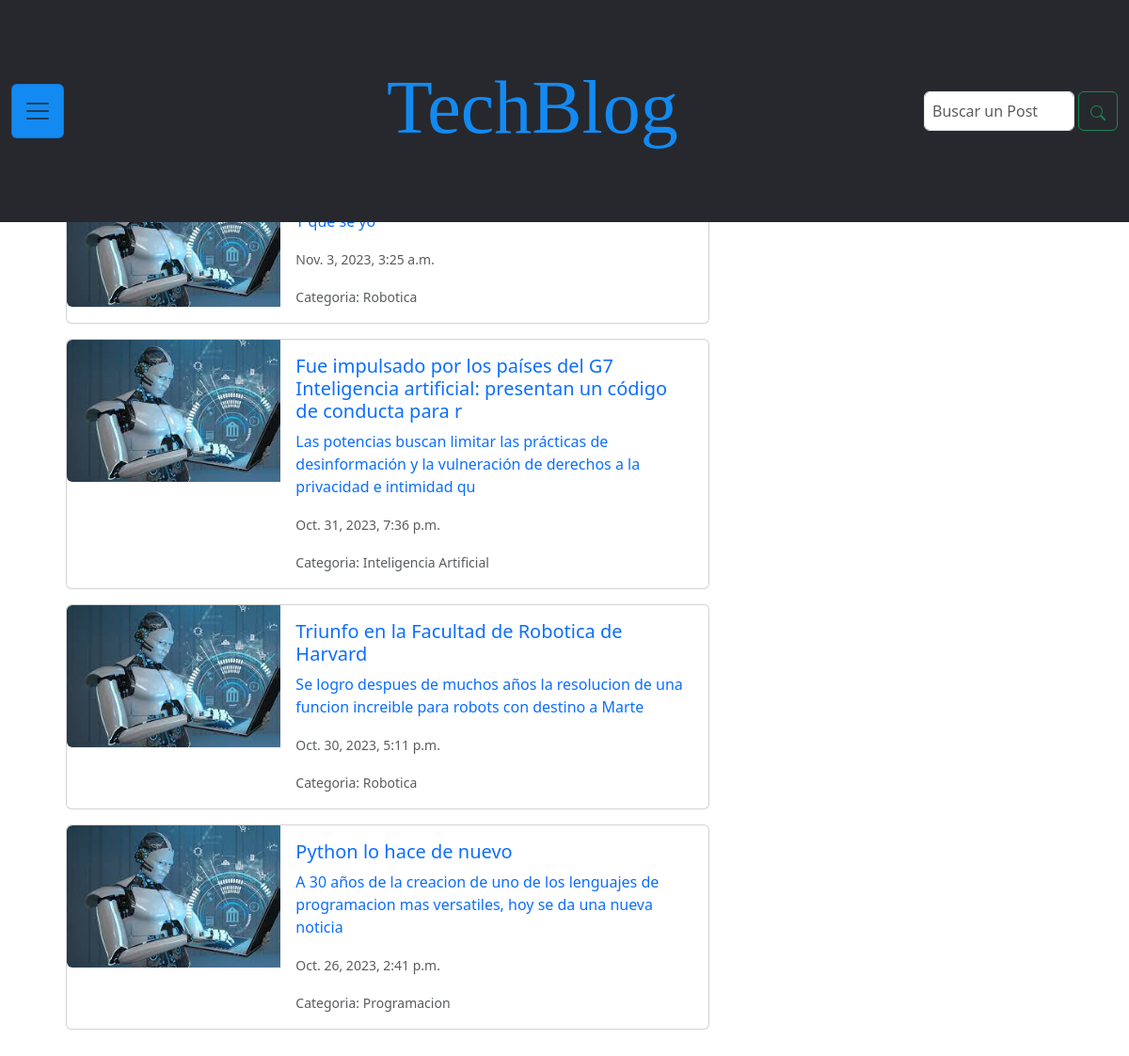
The page /inicio_blog/ on the database its author committed.
### inicio_blog/models.py (models this page shows, shortened)
class Posteos(models.Model):
    titulo_posteo = models.CharField(max_length=100)
    descripcion_posteo = models.CharField(max_length=120)
    redaccion_posteo = models.TextField()
    autor_posteo = models.ForeignKey(User, on_delete=models.CASCADE)
    fecha_posteo = models.DateTimeField(auto_now_add=True)
    CATEGORIAS = [
        ('Programacion', 'Programación'),
        ('Robotica', 'Robótica'),
        ('Inteligencia Artificial', 'Inteligencia Artificial'),
    ]
    categoria_posteo = models.CharField(
        max_length=25,
        choices=CATEGORIAS,
        default='Programacion',
    )

### inicio_blog/views.py (the view)
# urls.py: path('inicio_blog/', views.inicio_blog, name='inicio_blog'),
def inicio_blog(request):
    busqueda_especifica = request.GET.get('titulo_posteo')
    if busqueda_especifica:
        lista_posteos = Posteos.objects.filter(
            titulo_posteo__icontains=busqueda_especifica)
    else:
        lista_posteos = Posteos.objects.all().order_by('-fecha_posteo')
    return render(request, 'inicio_blog/index.html', {'lista_posteos': lista_posteos})

### inicio_blog/templates/inicio_blog/index.html (shortened to what this page needs)
{% extends "base.html" %}
{% load static %}
{% block content %}
    <main class="contanier contenedor-main d-f">
        <section class="row contenedor-section p-20 col-md-9">
            {% if lista_posteos %}
                {% for posteo in lista_posteos %}
                    <article class="conteiner-article">
                        <div class="card mb-3" style="max-width: 90%;">
                            <a href="{{ posteo.id }}">
                                <div class="row g-0">
                                    <div class="col-md-4">
                                        <img src={% static "assets/img/inicio_blog/img-tecno1.jfif" %} class="img-fluid rounded-start" alt="...">
                                    </div>
                                    <div class="col-md-8">
                                        <div class="card-body">
                                            <h5 class="card-title">{{ posteo.titulo_posteo }}</h5>
                                            <p class="card-text">{{ posteo.descripcion_posteo }}</p>
                                            <p class="card-text"><small class="text-body-secondary">{{ posteo.fecha_posteo }}</small></p>
                                            <p class="card-text"><small class="text-body-secondary">Categoria: {{ posteo.categoria_posteo }}</small></p>
                                        </div>
                                    </div>
                                </div>
                            </a>
                        </div>
                    </article>
                {% endfor %}
                {% else %}
                <h3>No se encontraron resultados para dicha búsqueda.</h3>
            {% endif %}
        </section>
        <aside class="container container-aside">
            <div class="accordion accordion-flush bg-dark bg-button-aside-h2" id="accordionFlushExample">
                <div class="accordion-item bg-dark">
                  <h2 class="accordion-header bg-button-aside-h2">
                    <button class="accordion-button collapsed bg-button-aside" type="button" data-bs-toggle="collapse" data-bs-target="#flush-collapseOne" aria-expanded="false" aria-controls="flush-collapseOne">
                    </button>
                  </h2>
                </div>
        </aside>
    </main>
{% endblock %}

### inicio_blog/static/css/styles.css (style rules this page uses)
a { text-decoration: none; font-style: inherit; }
img, picture, video, iframe { max-width: 100%; width: 100%; display: block; }
.contenedor-main { margin-top: 6.5rem; padding: 4%; display: flex; }
.contenedor-section { padding: 2%; }
.container-aside { margin-top: 2%; }
.bg-button-aside { background: #27282D; color: #138af2; }
.bg-button-aside-h2 { border-radius: 50%; }
.accordion-button::after { color: #138af2; }

### rows shown on the page
Posteos: fecha_posteo "Nov. 3, 2023, 3:25 a.m.", categoria_posteo "Robotica"
Posteos: titulo_posteo "Fue impulsado por los países del G7 Inteligencia artificial: presentan un código de conducta para r", descripcion_posteo "Las potencias buscan limitar las prácticas de desinformación y la vulneración de derechos a la privacidad e intimidad qu", fecha_posteo "Oct. 31, 2023, 7:36 p.m.", categoria_posteo "Inteligencia Artificial"
Posteos: titulo_posteo "Triunfo en la Facultad de Robotica de Harvard", descripcion_posteo "Se logro despues de muchos años la resolucion de una funcion increible para robots con destino a Marte", fecha_posteo "Oct. 30, 2023, 5:11 p.m.", categoria_posteo "Robotica"
Posteos: titulo_posteo "Python lo hace de nuevo", descripcion_posteo "A 30 años de la creacion de uno de los lenguajes de programacion mas versatiles, hoy se da una nueva noticia", fecha_posteo "Oct. 26, 2023, 2:41 p.m.", categoria_posteo "Programacion"
